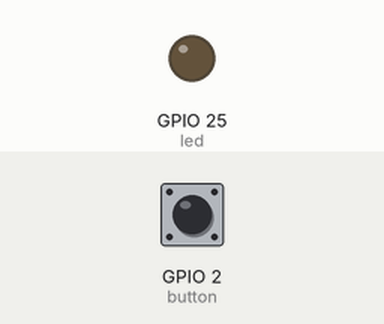
A program run on a simulated Raspberry Pi (BCM pin numbers). Shown: output pins drawn as LEDs (lit = HIGH). The inputs (shaded band) are chosen by the test bench; at power-on: GPIO 2 (button) HIGH. What the program prints to the terminal is not drawn. At 6.3 s the program stops and its outputs stay as they are.

Above: at 1.2 s.
1.3 s: GPIO 2 (button) pulled LOW for 0.15 s
At 2.4 s:
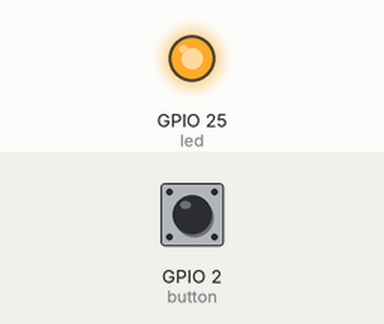
Timing chart, 0 to 7.8 s (numbered marks = the images above; inputs shaded):
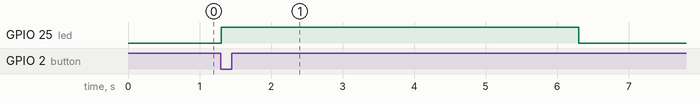

Measured:
- after the input at 1.3 s, GPIO 25 (led): LOW → HIGH at once, → LOW 5.0 s later

The program:

switch_and_LED.py
```python
from gpiozero import LED, Button
from time import sleep

# Log that the program is running
print("Program is Running")

# Initiialize the components and the pins
led = LED(25)
button = Button(2)

# Execute some logic when the button is pressed
button.wait_for_press()
led.on()
sleep(5)
led.off()
```
